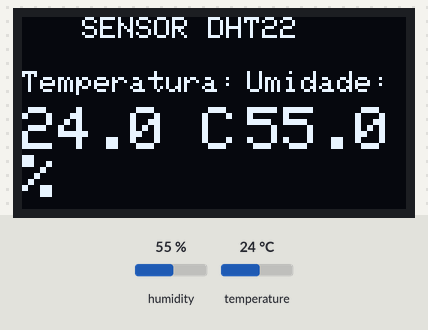
A sketch run on a simulated ESP32. Shown: 128×64 one-colour display. The test bench sets the inputs (shaded band); at power-on: humidity 55 %, temperature 24 °C. WiFi joins after 1.5 s; servers stay silent unless stated; what the sketch prints to the serial monitor is not drawn.

Above: at 3.7 s.
3.8 s: humidity set to 22 %
At 7.6 s:
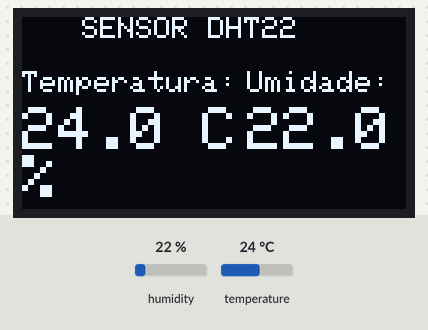
8.1 s: temperature set to 12 °C
At 11.8 s:
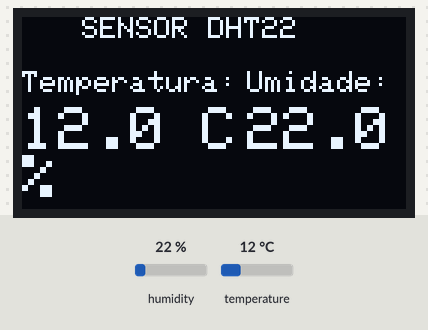
12.1 s: humidity set to 40 %
At 15.8 s:
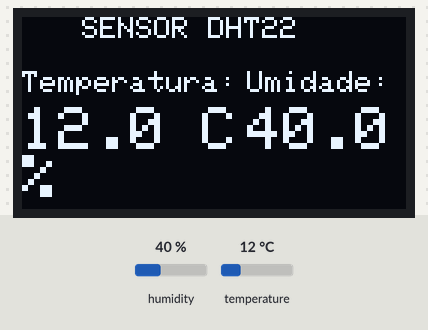
16.1 s: temperature set to 19 °C
At 19.1 s:
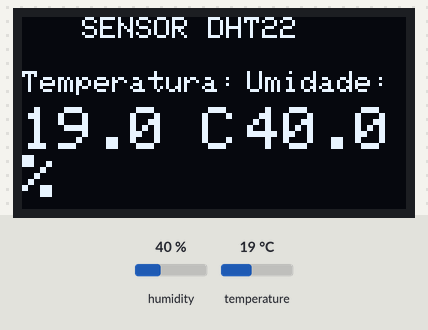
Timing chart, 0 to 20.6 s (numbered marks = the images above; inputs shaded):
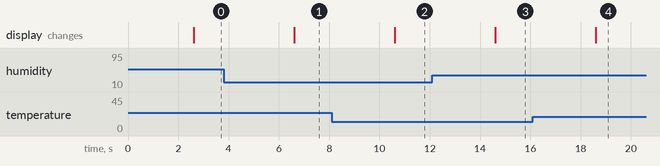

The sketch:

esp_dev_module.ino
```cpp
#include <WiFi.h>
#include <DHT.h>
#include <Wire.h>
#include <Adafruit_GFX.h>
#include <Adafruit_SSD1306.h>
#include <WebServer.h>

// =====================================================
// DHT22
// =====================================================
#define DHT_PIN 4  // RECOMENDADO: Alterado de 15 para 4 para evitar pinos de boot
#define DHT_TYPE DHT11

DHT dht(DHT_PIN, DHT_TYPE);

// Variáveis globais para armazenar as últimas leituras estáveis
float tempAtual = 0.0;
float umidAtual = 0.0;
bool dhtComErro = true;

// =====================================================
// WI-FI
// =====================================================
const char* ssid = "Roteador";
const char* password = "naolembro";

// =====================================================
// SERVIDOR HTTP
// =====================================================
WebServer server(80);

// =====================================================
// OLED
// =====================================================
#define SCREEN_WIDTH 128
#define SCREEN_HEIGHT 64
#define OLED_RESET -1
#define SCREEN_ADDRESS 0x3C

Adafruit_SSD1306 display(SCREEN_WIDTH, SCREEN_HEIGHT, &Wire, OLED_RESET);

// PROTÓTIPO
void handleDados();

// =====================================================
// SETUP
// =====================================================
void setup() {
  Serial.begin(115200);

  // Inicializa DHT
  dht.begin();

  // Inicializa OLED
  if (!display.begin(SSD1306_SWITCHCAPVCC, SCREEN_ADDRESS)) {
    Serial.println("Erro ao inicializar OLED");
    while (true) { delay(1000); }
  }

  // Tela inicial
  display.clearDisplay();
  display.setTextColor(SSD1306_WHITE);
  display.setTextSize(1);
  display.setCursor(20, 0);
  display.println("SENSOR DHT22");
  display.display();
  delay(1000);

  // WI-FI
  WiFi.begin(ssid, password);
  Serial.print("Conectando ao Wi-Fi");
  while (WiFi.status() != WL_CONNECTED) {
    delay(500);
    Serial.print(".");
  }
  Serial.println("\nWi-Fi conectado!");
  Serial.print("IP do ESP32: ");
  Serial.println(WiFi.localIP());

  // API
  server.on("/api/dados", HTTP_GET, handleDados);
  server.begin();
  Serial.println("Servidor HTTP iniciado!");
}

// =====================================================
// API /api/dados (Apenas envia o dado já lido)
// =====================================================
void handleDados() {
  // Se o loop principal detectou erro no sensor, avisa a API
  if (dhtComErro) {
    server.send(500, "application/json", "{\"erro\":\"Falha na leitura do DHT22\"}");
    return;
  }

  // Cria e envia o JSON com as variáveis globais estáveis
  String json = "{";
  json += "\"temperatura\": " + String(tempAtual, 1) + ",";
  json += "\"umidade\": " + String(umidAtual, 1);
  json += "}";

  server.send(200, "application/json", json);
}

// =====================================================
// LOOP
// =====================================================
void loop() {
  // Processa requisições HTTP constantemente
  server.handleClient();

  // Controle de tempo para ler o sensor a cada 2 segundos de forma não-bloqueante
  static unsigned long tempoAnterior = 0;
  unsigned long tempoAtual = millis();

  if (tempoAtual - tempoAnterior >= 2000) {
    tempoAnterior = tempoAtual;

    // Realiza a leitura física do sensor
    float t = dht.readTemperature();
    float u = dht.readHumidity();

    if (isnan(t) || isnan(u)) {
      Serial.println("Erro na leitura do DHT22");
      dhtComErro = true;
      return;
    }

    // Se a leitura foi bem sucedida, atualiza as variáveis globais
    tempAtual = t;
    umidAtual = u;
    dhtComErro = false;

    // SERIAL
    Serial.print("Temperatura: "); Serial.print(tempAtual); Serial.println(" C");
    Serial.print("Umidade: "); Serial.print(umidAtual); Serial.println(" %");

    // OLED
    display.clearDisplay();
    display.setTextColor(SSD1306_WHITE);

    display.setTextSize(1);
    display.setCursor(20, 0);
    display.println("SENSOR DHT22");

    display.setTextSize(1);
    display.setCursor(0, 18);
    display.println("Temperatura:");
    display.setTextSize(2);
    display.setCursor(0, 30);
    display.print(tempAtual, 1); display.println(" C");

    display.setTextSize(1);
    display.setCursor(75, 18);
    display.println("Umidade:");
    display.setTextSize(2);
    display.setCursor(75, 30);
    display.print(umidAtual, 1); display.println("%");

    display.display();
  }
}
```

Measured:
- after the input at 3.8 s, the display: changes after 2.8 s (image 1)
- after the input at 8.1 s, the display: changes after 2.5 s (image 2)
- after the input at 12.1 s, the display: changes after 2.5 s (image 3)
- after the input at 16.1 s, the display: changes after 2.5 s (image 4)
